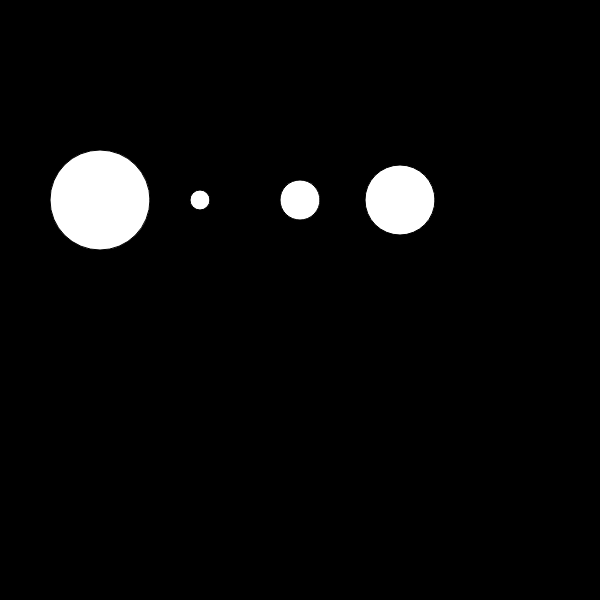
Frame 1 (no input)
Frame 60 (no input): identical to frame 1, image omitted
Frame 120 (the mouse pressed at the canvas centre since frame 60): identical to frame 1, image omitted

The p5.js sketch that drew this single still picture (run headless with seeded random() and noise() and a simulated clock; from frame 60 on, the mouse is pressed at the canvas centre):

// p5.js sketch
// ── sketch.js
var nums = [100, 20, 40, 70, 80];

function setup() {
	createCanvas(600, 600);
}

function draw() {
	background(0);
	
	for (let index = 0; index < 4; index++) {
		ellipse((index*100+100), 200, nums[index], nums[index]);
	}
}
